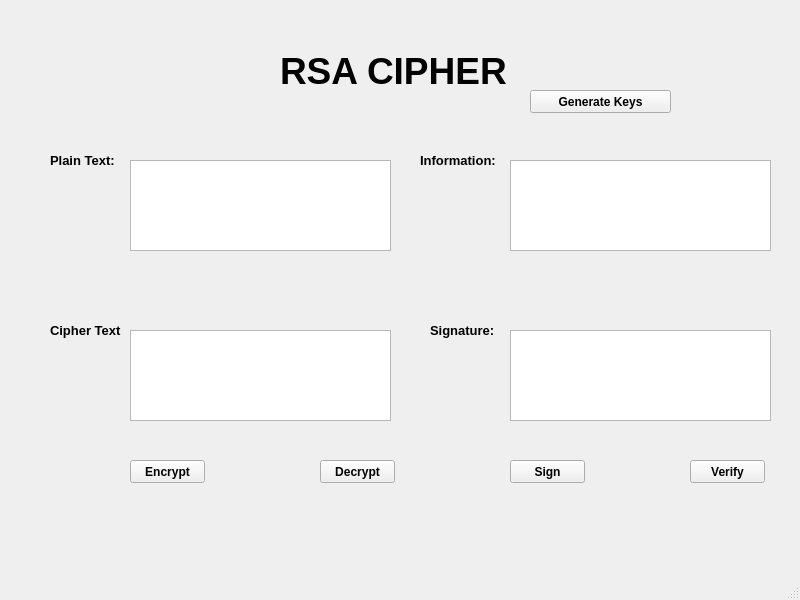
<?xml version="1.0" encoding="UTF-8"?>
<ui version="4.0">
 <class>MainWindow</class>
 <widget class="QMainWindow" name="MainWindow">
  <property name="geometry">
   <rect>
    <x>0</x>
    <y>0</y>
    <width>800</width>
    <height>600</height>
   </rect>
  </property>
  <property name="windowTitle">
   <string>MainWindow</string>
  </property>
  <widget class="QWidget" name="centralwidget">
   <widget class="QLabel" name="label">
    <property name="geometry">
     <rect>
      <x>280</x>
      <y>20</y>
      <width>271</width>
      <height>101</height>
     </rect>
    </property>
    <property name="font">
     <font>
      <pointsize>28</pointsize>
      <weight>75</weight>
      <bold>true</bold>
     </font>
    </property>
    <property name="text">
     <string>RSA CIPHER</string>
    </property>
   </widget>
   <widget class="QLabel" name="label_2">
    <property name="geometry">
     <rect>
      <x>50</x>
      <y>150</y>
      <width>71</width>
      <height>21</height>
     </rect>
    </property>
    <property name="font">
     <font>
      <pointsize>10</pointsize>
      <weight>75</weight>
      <bold>true</bold>
     </font>
    </property>
    <property name="text">
     <string>Plain Text:</string>
    </property>
   </widget>
   <widget class="QLabel" name="label_3">
    <property name="geometry">
     <rect>
      <x>50</x>
      <y>320</y>
      <width>71</width>
      <height>21</height>
     </rect>
    </property>
    <property name="font">
     <font>
      <pointsize>10</pointsize>
      <weight>75</weight>
      <bold>true</bold>
     </font>
    </property>
    <property name="text">
     <string>Cipher Text:</string>
    </property>
   </widget>
   <widget class="QLabel" name="label_4">
    <property name="geometry">
     <rect>
      <x>420</x>
      <y>150</y>
      <width>81</width>
      <height>21</height>
     </rect>
    </property>
    <property name="font">
     <font>
      <pointsize>10</pointsize>
      <weight>75</weight>
      <bold>true</bold>
     </font>
    </property>
    <property name="text">
     <string>Information:</string>
    </property>
   </widget>
   <widget class="QLabel" name="label_5">
    <property name="geometry">
     <rect>
      <x>430</x>
      <y>320</y>
      <width>81</width>
      <height>21</height>
     </rect>
    </property>
    <property name="font">
     <font>
      <pointsize>10</pointsize>
      <weight>75</weight>
      <bold>true</bold>
     </font>
    </property>
    <property name="text">
     <string>Signature:</string>
    </property>
   </widget>
   <widget class="QPlainTextEdit" name="txt_plain_text">
    <property name="geometry">
     <rect>
      <x>130</x>
      <y>160</y>
      <width>261</width>
      <height>91</height>
     </rect>
    </property>
   </widget>
   <widget class="QPlainTextEdit" name="txt_sign">
    <property name="geometry">
     <rect>
      <x>510</x>
      <y>330</y>
      <width>261</width>
      <height>91</height>
     </rect>
    </property>
   </widget>
   <widget class="QPlainTextEdit" name="txt_cipher_text">
    <property name="geometry">
     <rect>
      <x>130</x>
      <y>330</y>
      <width>261</width>
      <height>91</height>
     </rect>
    </property>
   </widget>
   <widget class="QPlainTextEdit" name="txt_info">
    <property name="geometry">
     <rect>
      <x>510</x>
      <y>160</y>
      <width>261</width>
      <height>91</height>
     </rect>
    </property>
   </widget>
   <widget class="QPushButton" name="btn_encrypt">
    <property name="geometry">
     <rect>
      <x>130</x>
      <y>460</y>
      <width>75</width>
      <height>23</height>
     </rect>
    </property>
    <property name="font">
     <font>
      <weight>75</weight>
      <bold>true</bold>
     </font>
    </property>
    <property name="text">
     <string>Encrypt</string>
    </property>
   </widget>
   <widget class="QPushButton" name="btn_decrypt">
    <property name="geometry">
     <rect>
      <x>320</x>
      <y>460</y>
      <width>75</width>
      <height>23</height>
     </rect>
    </property>
    <property name="font">
     <font>
      <weight>75</weight>
      <bold>true</bold>
     </font>
    </property>
    <property name="text">
     <string>Decrypt</string>
    </property>
   </widget>
   <widget class="QPushButton" name="btn_sign">
    <property name="geometry">
     <rect>
      <x>510</x>
      <y>460</y>
      <width>75</width>
      <height>23</height>
     </rect>
    </property>
    <property name="font">
     <font>
      <weight>75</weight>
      <bold>true</bold>
     </font>
    </property>
    <property name="text">
     <string>Sign</string>
    </property>
   </widget>
   <widget class="QPushButton" name="btn_verify">
    <property name="geometry">
     <rect>
      <x>690</x>
      <y>460</y>
      <width>75</width>
      <height>23</height>
     </rect>
    </property>
    <property name="font">
     <font>
      <weight>75</weight>
      <bold>true</bold>
     </font>
    </property>
    <property name="text">
     <string>Verify</string>
    </property>
   </widget>
   <widget class="QPushButton" name="btn_gen_keys">
    <property name="geometry">
     <rect>
      <x>530</x>
      <y>90</y>
      <width>141</width>
      <height>23</height>
     </rect>
    </property>
    <property name="font">
     <font>
      <weight>75</weight>
      <bold>true</bold>
     </font>
    </property>
    <property name="text">
     <string>Generate Keys</string>
    </property>
   </widget>
  </widget>
  <widget class="QMenuBar" name="menubar">
   <property name="geometry">
    <rect>
     <x>0</x>
     <y>0</y>
     <width>800</width>
     <height>21</height>
    </rect>
   </property>
  </widget>
  <widget class="QStatusBar" name="statusbar"/>
 </widget>
 <resources/>
 <connections/>
</ui>
